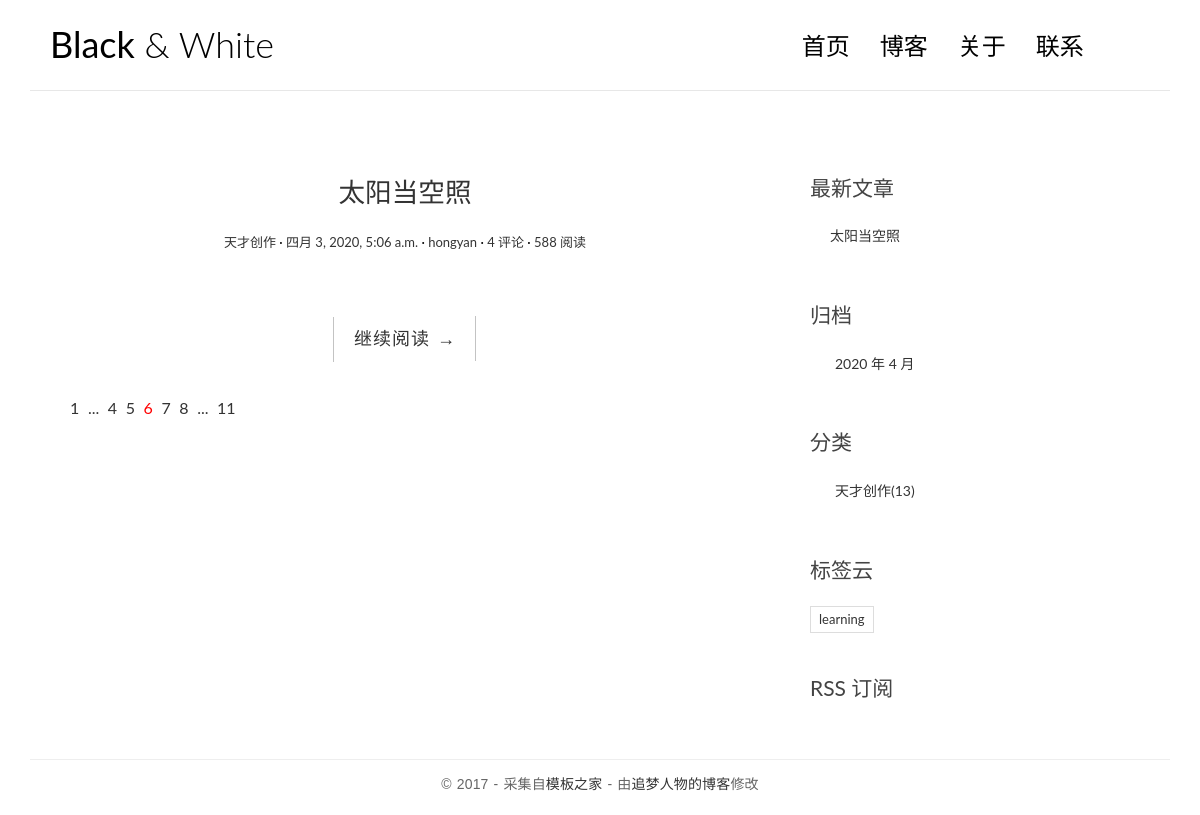
/index, run on the app's committed database.
### blog/models.py (models this page shows, shortened)
class Article(models.Model):
    title = models.CharField(max_length=100)
    content = models.TextField()
    excerpt = models.CharField(max_length=200, blank=True)
    created_time = models.DateTimeField()
    modified_time = models.DateTimeField()
    category = models.ForeignKey(Category,on_delete=models.CASCADE)
    tags = models.ManyToManyField(Tag,blank=True)
    author = models.ForeignKey(User,on_delete=models.CASCADE)
    def get_absolute_url(self):
        return reverse('blog:article_page', kwargs={'pk': self.pk})

class Category(models.Model):
    name = models.CharField(max_length=100)

class Tag(models.Model):
    name = models.CharField(max_length=100)

### blog/views.py (the view)
# urls.py: path('index',views.index,name='index'),
def index(request):
    articles = Article.objects.all().order_by('-created_time')
    return render(request,'blog/index.html',{'articles':articles})

### blog/templatetags/blog_extras.py (called while the page is built)
@register.inclusion_tag('blog/inclusions/_recent_posts.html', takes_context=True)
def show_recent_posts(context, num=5):
    return {
        'recent_post_list': Article.objects.all().order_by('-created_time')[:num],
    }

@register.inclusion_tag('blog/inclusions/_archives.html', takes_context=True)
def show_archives(context):
    return {
        'date_list': Article.objects.dates('created_time', 'month', order='DESC'),
    }

@register.inclusion_tag('blog/inclusions/_categories.html',takes_context=True)
def show_categories(context):
    return {
        'category_list': Category.objects.all(),
    }

@register.inclusion_tag('blog/inclusions/_tags.html', takes_context=True)
def show_tags(context):
    return {
        'tag_list': Tag.objects.all(),
    }

### templates/blog/index.html (shortened to what this page needs)
{% extends 'base.html' %}
{% block main %}
                {% for article in articles %}
                <article class="post post-1">
                    <header class="entry-header">
                        <h1 class="entry-title">
                            <a href="{{ article.get_absolute_url }}">{{ article.title }}</a>
                        </h1>
                        <div class="entry-meta">
                            <span class="post-category"><a href="#">{{ article.category.name}}</a></span>
                            <span class="post-date"><a href="#"><time class="entry-date"
                                                                      datetime="2012-11-09T23:15:57+00:00">{{ article.created_time }}</time></a></span>
                            <span class="post-author"><a href="#">{{ article.author }}</a></span>
                            <span class="comments-link"><a href="#">4 评论</a></span>
                            <span class="views-count"><a href="#">588 阅读</a></span>
                        </div>
                    </header>
                    <div class="entry-content clearfix">
                        <div class="read-more cl-effect-14">
                            <a href="{{ article.get_absolute_url }}" class="more-link">继续阅读 <span class="meta-nav">→</span></a>
                        </div>
                    </div>
                </article>
                {% empty %}
                <div class="no-post">暂时还没有发布的文章！</div>
                {% endfor %}
                <div class="pagination">
                    <ul>
                        <li><a href="">1</a></li>
                        <li><a href="">...</a></li>
                        <li><a href="">4</a></li>
                        <li><a href="">5</a></li>
                        <li class="current"><a href="">6</a></li>
                        <li><a href="">7</a></li>
                        <li><a href="">8</a></li>
                        <li><a href="">...</a></li>
                        <li><a href="">11</a></li>
                    </ul>
                </div>
{% endblock main %}

### templates/blog/inclusions/_recent_posts.html
<div class="widget widget-recent-posts">
  <h3 class="widget-title">最新文章</h3>
  <ul>
    {% for post in recent_post_list %}
      <li>
        <a href="{{ post.get_absolute_url }}">{{ post.title }}</a>
      </li>
    {% empty %}
      暂无文章！
    {% endfor %}
  </ul>
</div>

### templates/blog/inclusions/_categories.html
<div class="widget widget-category">
                    <h3 class="widget-title">分类</h3>
                    <ul>
                        {% for category in category_list %}
                        <li>
                            <a href="{% url 'blog:categories' category.pk %}">{{ category.name }}<span class="post-count">(13)</span></a>
                        </li>
                        {% empty %}
                        暂无分类！
                        {% endfor %}
                    </ul>
</div>

### templates/blog/inclusions/_tags.html
<div class="widget widget-tag-cloud">
  <h3 class="widget-title">标签云</h3>
  <ul>
    {% for tag in tag_list %}
      <li>
        <a href="#">{{ tag.name }}</a>
      </li>
    {% empty %}
      暂无标签！
    {% endfor %}
  </ul>
</div>

### static/blog/css/custom.css (style rules this page uses)
* { outline: none; }
h1, h2, h3, h4, h5, h6 { margin-top: 0; }
a { color: #333; }
body { color: #444; font-family: 'Lato', sans-serif; }
.post { background: #fff; padding: 30px 30px 0; }
.entry-title { text-align: center; font-size: 1.9em; margin-bottom: 20px; line-height: 1.6; padding: 10px 20px 0; }
.entry-meta { text-align: center; color: #DDDDDD; font-size: 13px; margin-bottom: 30px; }
.entry-content { font-size: 18px; line-height: 1.9; font-weight: 300; color: #000; }
.post-category::after, .post-date::after, .post-author::after, .comments-link::after { content: ' ·'; color: #000; }
.read-more { font-family: 'Ubuntu', sans-serif; font-weight: 400; word-spacing: 1px; letter-spacing: 0.01em; text-align: center; margin-top: 20px; }
.cl-effect-14 a { padding: 0 20px; height: 45px; line-height: 45px; position: relative; display: inline-block; margin: 15px 25px; letter-spacing: 1px; font-weight: 400; text-shadow: 0 0 1px rgba(255, 255, 255, 0.3); }
.cl-effect-14 a::before, .cl-effect-14 a::after { position: absolute; width: 45px; height: 1px; background: #C3C3C3; content: ''; -webkit-transition: all 0.3s; -moz-transition: all 0.3s; transition: all 0.3s; pointer-events: none; }
.cl-effect-14 a::before { top: 0; left: 0; -webkit-transform: rotate(90deg); -moz-transform: rotate(90deg); transform: rotate(90deg); -webkit-transform-origin: 0 0; -moz-transform-origin: 0 0; transform-origin: 0 0; }
.cl-effect-14 a::after { right: 0; bottom: 0; -webkit-transform: rotate(90deg); -moz-transform: rotate(90deg); transform: rotate(90deg); -webkit-transform-origin: 100% 0; -moz-transform-origin: 100% 0; transform-origin: 100% 0; }
.widget { background: #fff; padding: 30px 0 0; }
.widget-title { font-size: 1.5em; margin-bottom: 20px; line-height: 1.6; padding: 10px 0 0; font-weight: 400; }
.widget-recent-posts ul { padding: 0; margin: 0; padding-left: 20px; }
.widget-recent-posts ul li { list-style-type: none; position: relative; line-height: 170%; margin-bottom: 10px; }
.widget-recent-posts ul li::before { content: '\f3d3'; font-family: "Ionicons"; position: absolute; left: -17px; top: 3px; font-size: 16px; color: #000; }
.widget-category ul { padding: 0; margin: 0; padding-left: 25px; }
.widget-category ul li { list-style-type: none; position: relative; line-height: 170%; margin-bottom: 10px; }
.widget-category ul li::before { content: '\f3fe'; font-family: "Ionicons"; position: absolute; left: -25px; top: 1px; font-size: 18px; color: #000; }
.widget-tag-cloud ul { padding: 0; margin: 0; margin-right: -10px; }
.widget-tag-cloud ul li { list-style-type: none; font-size: 13px; display: inline-block; margin-right: 10px; margin-bottom: 10px; padding: 3px 8px; border: 1px solid #ddd; }
.pagination ul { list-style: none; }
.pagination ul li { display: inline-block; font-size: 16px; margin-right: 5px; }
.current a { color: red; }

### data on the page
Article: title "太阳当空照", category.name "天才创作", created_time "四月 3, 2020, 5:06 a.m.", author "hongyan"
Category: name "天才创作"
Tag: name "learning"

### other printed values
{{ date.year }} "2020"
{{ date.month }} "4"
